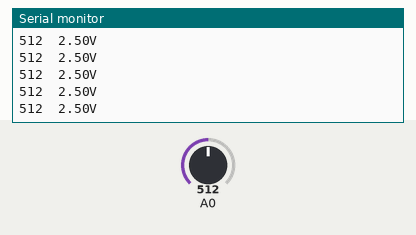
A sketch run on a simulated Arduino Uno, built with avr-gcc and run on an emulated ATmega328P. On the bench: the last lines printed to the serial monitor. Inputs (shaded band) come from the test bench; at power-on: A0 = 512.

Above: at 4.0 s.
4.1 s: A0 set to 11
At 4.35 s:
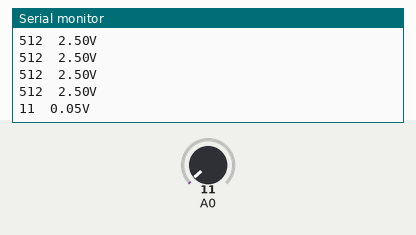
5.6 s: A0 set to 8
At 5.6 s:
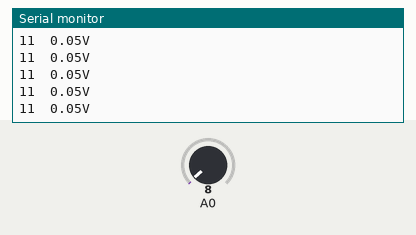
Timing chart, 0 to 8.1 s (numbered marks = the images above; inputs shaded):
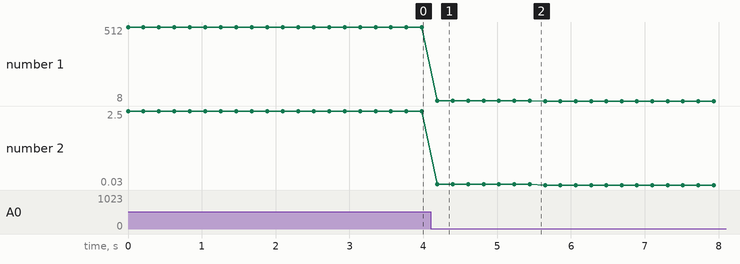

The sketch:

practica5.ino
```cpp
#include <stdint.h>
#include <util/delay.h>

// Definición de uniones y estructuras para acceso a bits
typedef struct {
    uint8_t b0 : 1;
    uint8_t b1 : 1;
    uint8_t b2 : 1;
    uint8_t b3 : 1;
    uint8_t b4 : 1;
    uint8_t b5 : 1;
    uint8_t b6 : 1;
    uint8_t b7 : 1;
} bitfield_t;

typedef union {
    bitfield_t bits;
    uint8_t value;
} reg8_t;

// Definición de punteros a registros USART
volatile reg8_t *my_UDR0   = (reg8_t *)0xC6;
volatile reg8_t *my_UCSR0A = (reg8_t *)0xC0;
volatile reg8_t *my_UCSR0B = (reg8_t *)0xC1;
volatile reg8_t *my_UCSR0C = (reg8_t *)0xC2;
volatile reg8_t *my_UBRR0  = (reg8_t *)0xC4;

// Definición de punteros a registros ADC
volatile reg8_t *my_ADMUX  = (reg8_t *)0x7C;
volatile reg8_t *my_ADCSRA = (reg8_t *)0x7A;
volatile reg8_t *my_ADCL   = (reg8_t *)0x78;
volatile reg8_t *my_ADCH   = (reg8_t *)0x79;
volatile reg8_t *my_DIDR0  = (reg8_t *)0x7E;

void USART_Init() {
    // UBRR0 = 103; // 9600 baudios para 16MHz
    my_UBRR0->value = 103;

    // UCSR0B = (1 << TXEN0); // Habilita transmisor
    my_UCSR0B->value = (1 << 3);

    // UCSR0C = (1 << UCSZ01) | (1 << UCSZ00); // 8 bits, sin paridad, 1 stop bit
    my_UCSR0C->value = (1 << 1) | (1 << 2);
}

void USART_Transmit(uint8_t data) {
    // while (!(UCSR0A & (1 << UDRE0))); // Espera hasta que el buffer esté vacío
    while (!(my_UCSR0A->bits.b5));

    // UDR0 = data;
    my_UDR0->value = data;
}

void ADC_Init() {
    // ADMUX = (1 << REFS0); // AVcc como referencia
    my_ADMUX->value = (1 << 6);

    // ADCSRA = (1 << ADEN) | (1 << ADPS2) | (1 << ADPS1) | (1 << ADPS0); // ADC enable, prescaler 128
    my_ADCSRA->value = (1 << 7) | (1 << 2) | (1 << 1) | (1 << 0);
}

uint16_t ADC_Read(uint8_t channel) {
    // ADMUX = (ADMUX & 0xF8) | (channel & 0x07); // Selecciona canal
    my_ADMUX->value = (my_ADMUX->value & 0xF8) | (channel & 0x07);

    // ADCSRA |= (1 << ADSC); // Inicia conversión
    my_ADCSRA->bits.b6 = 1;

    // while (ADCSRA & (1 << ADSC)); // Espera fin de conversión
    while (my_ADCSRA->bits.b6);

    // return ADC;
    return (my_ADCH->value << 8) | my_ADCL->value;
}

void printNumber(uint16_t num) {
    char buffer[5];
    uint8_t i = 0;

    if (num == 0) {
        USART_Transmit('0');
        return;
    }

    while (num > 0) {
        buffer[i++] = (num % 10) + '0';
        num /= 10;
    }

    while (i > 0) {
        USART_Transmit(buffer[--i]);
    }
}

int main(void) {
    USART_Init();
    ADC_Init();

    // Deshabilitar entrada digital en A0
    // DIDR0 = (1 << ADC0D);
    my_DIDR0->bits.b0 = 1;

    while(1) {
        uint16_t adcValue = ADC_Read(0); // Leer ADC0 (A0)

        // Enviar valor ADC
        printNumber(adcValue);
        USART_Transmit('\t');

        // Enviar voltaje (formato X.XX V)
        uint16_t voltage = (adcValue * 5000UL) / 1023;
        printNumber(voltage / 1000);
        USART_Transmit('.');
        printNumber((voltage % 1000) / 100);
        printNumber((voltage % 100) / 10);
        USART_Transmit('V');
        USART_Transmit('\r');
        USART_Transmit('\n');

        _delay_ms(200);
    }
}
```

Measured:
- after the input at 4.1 s, the serial monitor: prints a new line after 0.09 s (image 1)
- plotted number 1: 512 → 11 after the input at 4.1 s, 11 → 8 after the input at 5.6 s
- plotted number 2: 2.5 → 0.05 after the input at 4.1 s, 0.05 → 0.03 after the input at 5.6 s
